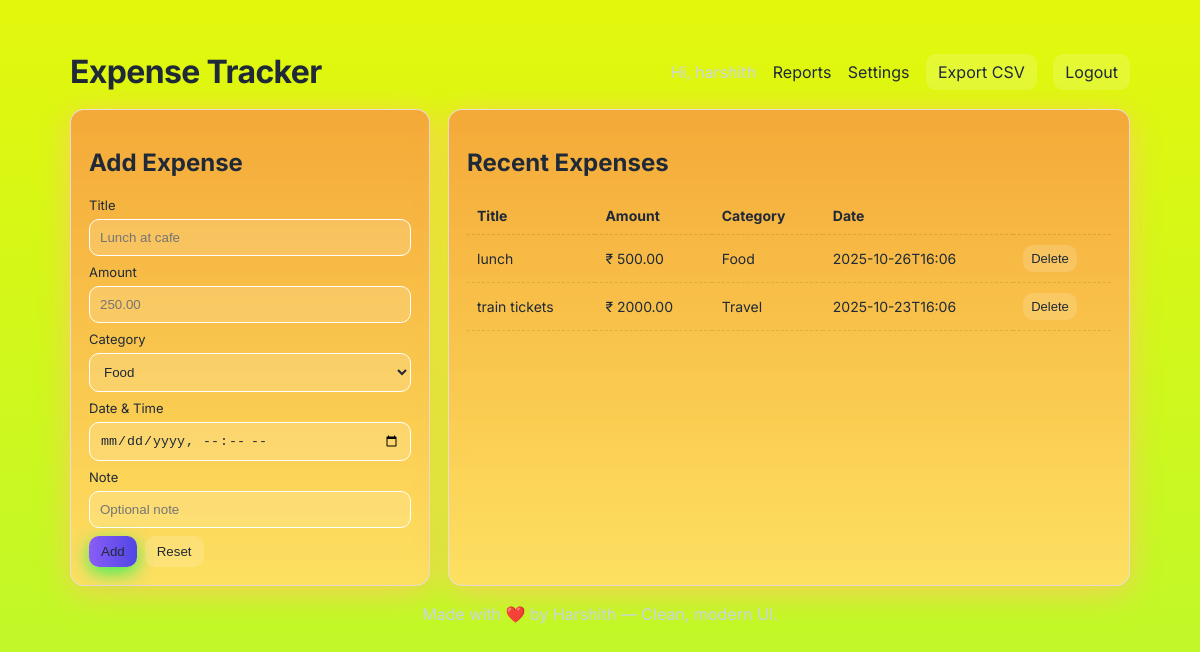
The page / (signed in) on the database its author committed.
### tables this page shows
CREATE TABLE expenses (
        id INTEGER PRIMARY KEY AUTOINCREMENT,
        user_id INTEGER,
        title TEXT,
        amount REAL,
        category TEXT,
        note TEXT,
        created_at TEXT,
        FOREIGN KEY(user_id) REFERENCES users(id)
    );

### app.py (the view)
@app.route('/')
def index():
    user = current_user()
    if not user:
        return redirect(url_for('login'))
    rows = query("SELECT id, title, amount, category, note, created_at FROM expenses WHERE user_id=? ORDER BY created_at DESC LIMIT 100", (user['id'],), fetch=True)
    expenses = [dict(id=r[0], title=r[1], amount=r[2], category=r[3], note=r[4], created_at=r[5]) for r in rows]
    return render_template('index.html', expenses=expenses, categories=CATEGORIES, user=user)

### app.py (called while the page is built)
def query(sql, params=(), fetch=False):
    conn = sqlite3.connect(DB)
    cur = conn.cursor()
    cur.execute(sql, params)
    if fetch:
        rows = cur.fetchall()
        conn.close()
        return rows
    conn.commit()
    conn.close()

def current_user():
    uid = session.get('user_id')
    if not uid:
        return None
    rows = query('SELECT id, username, income, limits FROM users WHERE id=?', (uid,), fetch=True)
    if not rows:
        return None
    r = rows[0]
    return {'id': r[0], 'username': r[1], 'income': r[2] or 0, 'limits': json.loads(r[3] or '{}')}

### templates/index.html
{% include 'base_head.html' %}
<div class="container">
  <header class="header">
    <h1>Expense Tracker</h1>
    <nav>
      <span class="muted">Hi, {{ user.username }}</span>
      <a href="/report">Reports</a>
      <a href="/settings">Settings</a>
      <a href="/export" class="btn">Export CSV</a>
      <a href="/logout" class="btn">Logout</a>
    </nav>
  </header>
  <main class="main-grid">
    <section class="card add-card">
      <h2>Add Expense</h2>
      <form action="/add" method="post" class="form">
        <label>Title
          <input name="title" placeholder="Lunch at cafe" required>
        </label>
        <label>Amount
          <input name="amount" type="number" step="0.01" placeholder="250.00" required>
        </label>
        <label>Category
          <select name="category">
            {% for c in categories %}
            <option value="{{c}}">{{c}}</option>
            {% endfor %}
          </select>
        </label>
        <label>Date & Time
          <input name="date" type="datetime-local">
        </label>
        <label>Note
          <input name="note" placeholder="Optional note">
        </label>
        <div style="display:flex;gap:8px;">
          <button class="btn primary">Add</button>
          <button type="reset" class="btn">Reset</button>
        </div>
      </form>
    </section>
    <section class="card list-card">
      <h2>Recent Expenses</h2>
      <div class="expenses">
        {% if expenses %}
          <table class="expenses-table">
            <thead><tr><th>Title</th><th>Amount</th><th>Category</th><th>Date</th><th></th></tr></thead>
            <tbody>
            {% for e in expenses %}
              <tr>
                <td>{{e.title}}</td>
                <td>₹ {{'%.2f'|format(e.amount)}}</td>
                <td>{{e.category}}</td>
                <td>{{e.created_at}}</td>
                <td>
                  <form action="/delete/{{e.id}}" method="post" onsubmit="return confirm('Delete this expense?')">
                    <button class="btn small">Delete</button>
                  </form>
                </td>
              </tr>
            {% endfor %}
            </tbody>
          </table>
        {% else %}
          <p class="muted">No expenses yet — add your first one!</p>
        {% endif %}
      </div>
    </section>
  </main>
  <footer class="footer">
    Made with ❤️ by Harshith — Clean, modern UI.
  </footer>
</div>
</body>
</html>

### static/style.css (style rules this page uses)
:root { --bg:#d4f830; --card:#f4a938; --muted:#cbd5e1; --accent:#8b5cf6; --glass: rgba(255, 255, 255, 0.15); --text:#1f2937; font-family: 'Inter', system-ui, -apple-system, 'Segoe UI', Roboto, 'Helvetica Neue', Arial; }
* { box-sizing:border-box }
body { margin:0; background: linear-gradient(180deg,#e3f70c 0%, #c0f82a 100%); color:var(--text); font-family: Inter, sans-serif; }
.container { max-width:1100px; margin:32px auto; padding:20px; }
.header { display:flex;align-items:center;justify-content:space-between;gap:12px;margin-bottom:18px }
.header h1 { margin:0;font-weight:700; letter-spacing: -0.02em }
.header nav a { color:var(--text); margin-left:12px; text-decoration:none }
.btn { background:var(--glass); padding:8px 12px;border-radius:10px;border:none;color:var(--text); text-decoration:none }
.btn.primary { background: linear-gradient(90deg,var(--accent), #4f46e5); box-shadow:0 6px 18px rgba(36, 240, 87, 0.884); }
.main-grid { display:grid;grid-template-columns:360px 1fr;gap:18px }
.card { background:linear-gradient(180deg,var(--card), rgba(255, 223, 100, 0.959)); padding:18px;border-radius:14px; box-shadow: 0 6px 30px rgba(255, 200, 100, 0.849); border:1px solid rgba(230, 222, 222, 0.911) }
label { display:block;margin-bottom:8px;font-size:13px;color:var(--text) }
input, select { width:100%;padding:10px;border-radius:10px;border:1px solid rgb(255, 255, 255);background:var(--glass);color:var(--text);margin-top:6px }
.expenses-table { width:100%;border-collapse:collapse }
.expenses-table th, .expenses-table td { padding:10px;text-align:left;border-bottom:1px dashed rgba(0, 0, 0, 0.1);font-size:14px;color:var(--text) }
.muted { color:var(--muted) }
.footer { text-align:center;margin-top:18px;color:var(--muted) }
.small { padding:6px 8px;font-size:13px }

### rows shown on the page
expenses: title "lunch", amount "500.00", category "Food", created_at "2025-10-26T16:06"
expenses: title "train tickets", amount "2000.00", category "Travel", created_at "2025-10-23T16:06"

### other values the page prints
form field category "Food"
